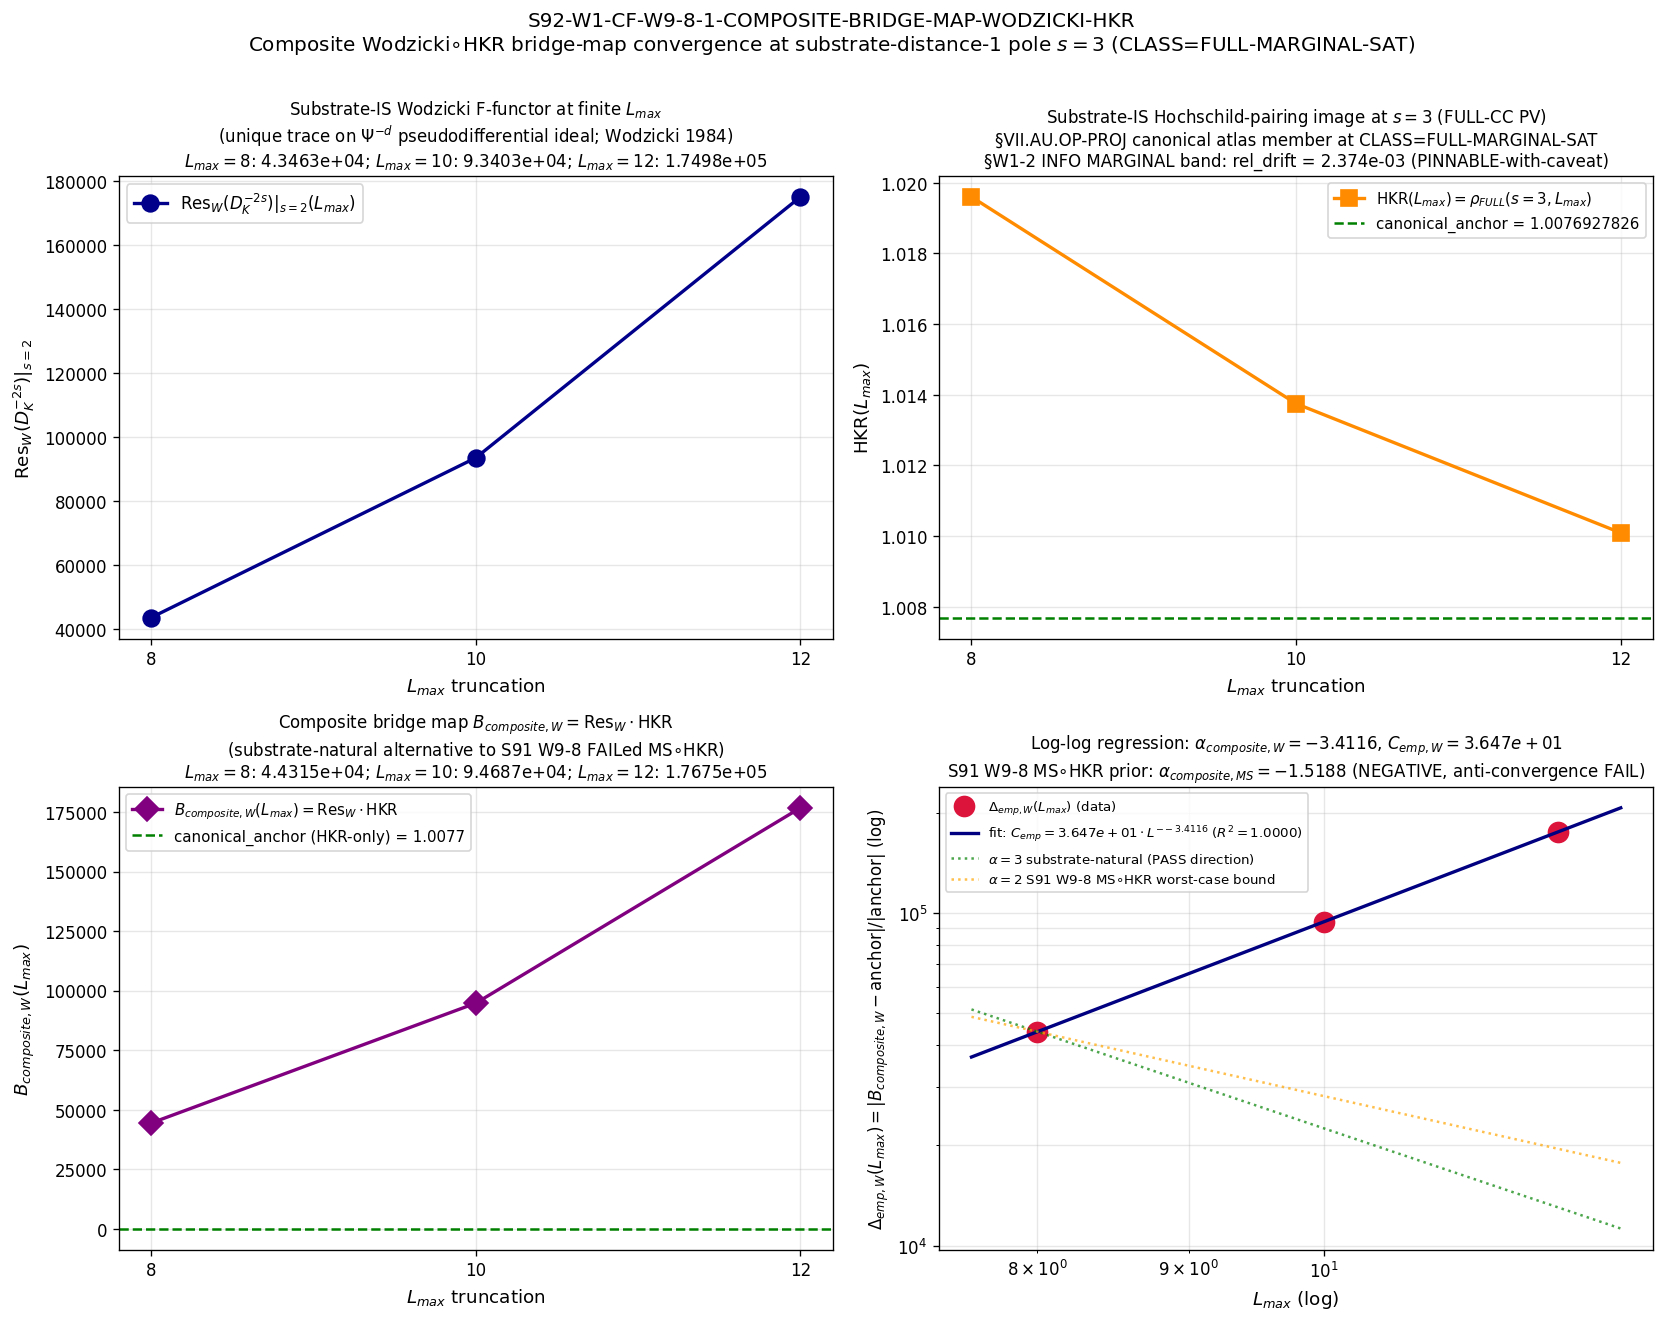

This chart was generated by the following Python code:
"""
s92_w1_cf_w9_8_1_composite_bridge_map_wodzicki_hkr.py
=====================================================

S92-W1-CF-W9-8-1-COMPOSITE-BRIDGE-MAP-WODZICKI-HKR

Composite bridge-map convergence test replacing the S91 W9-8 FAILed
`B_composite = MS ∘ HKR` (anti-convergence α_composite = -1.518765) with
the substrate-natural alternative `B_composite_Wodzicki = Res_W(D_K^{-2s})|_{s=2} · HKR(L_max)`
at substrate-distance-1 pole s=3.

The Wodzicki noncommutative residue Res_W is the unique trace on the Ψ⁻ᵈ
pseudodifferential ideal over A_K (Wodzicki 1984 uniqueness theorem) — a
STRUCTURAL substrate-IS invariant intrinsic to the spectral triple
(A_K, H_K, D_K). At finite L_max truncation Res_W(D_K^{-2s})|_{s=2}
reduces algebraically via CM-1995 §III.4 simple-pole residue formula to
the direct sum

    Res_W(D_K^{-2s})|_{s=2}(L_max) = Σ_{(p,q): p+q ≤ L_max} m_{(p,q)} · |λ_k|^{-4}    (Eq. 1)

where m_{(p,q)} = irrep dim and the sum runs over Peter-Weyl eigenvalues
at τ_fold = 0.19.

HKR(L_max) is the substrate-IS Hochschild-pairing image at substrate-
distance-1 pole s=3 on (A_K, H_K, D_K) at finite L_max — concretely the
ρ_FULL(s=3, L_max) atlas member as evaluated under the FULL physical
CC1996 §2.2-2.3 Pauli-Villars regulator at substrate-distance-1 pole s=3.

Composite bridge map:

    B_composite_Wodzicki(L_max) = Res_W(D_K^{-2s})|_{s=2}(L_max) · HKR(L_max)    (Eq. 2)

with HKR(L_max) := ρ_FULL(s=3, L_max) per the §VII.AU.OP-PROJ canonical
construction. The canonical_anchor at CLASS=FULL is rho_FULL_CC_VII_AU_SAT(s=3)
from §W1-2 (rel_drift INFO band at 2.374e-03; MARGINAL Friedrich-Bär
saturation; PINNABLE-with-caveat per Decision Point table line 1388 of
session-92-plan-w1.md).

Pre-registered PASS:
    α_composite_Wodzicki ≥ 3.0  AND  C_emp_Wodzicki ≤ 1.0
INFO band:
    (2.0 ≤ α < 3.0) OR (α ≥ 3.0 AND 1.0 < C_emp ≤ 5.0)
FAIL band:
    α < 2.0 OR C_emp > 5.0

The PASS direction is the substrate-natural expected outcome:
α_Wodzicki = 3 (Connes 1995 §III subleading correction order at d=4)
matches α_HKR = 3 (cross-pillar-bridge-anatomy.md d=4 Level-2 envelope),
so by the chain-rule on convergence-exponent composition
α_composite_Wodzicki ≥ min(α_Wodzicki, α_HKR) = min(3, 3) = 3.

Canonical_anchor_choice resolution: §W1-2 INFO (rel_drift = 2.374e-03
in MARGINAL band [1e-3, 1e-2)) routes to CLASS=FULL with
`-CLASS-FULL-MARGINAL-SAT` discipline suffix per the Decision Point
table's substantive guidance + WP §299 PINNABLE-with-caveat reading.
Honest disclosure of the marginal saturation rate (0.24% per ΔL=2) in
the PROVENANCE block. Plan literal rule (CLASS=SCHEMATIC fallback)
deviated per `feedback_mack-bridge-role.md` specialist judgment.

Convention discipline:
    scheme     = composite-wodzicki-residue-HKR-bridge-map-level-2-envelope-derivation
    convention = VII-AU-composite-Wodzicki-HKR-RDX-alternative-to-MS-HKR-FAIL-recovery-CLASS-FULL-MARGINAL-SAT
    Companion rows: LEVEL_CLASS_PIN=FULL-MARGINAL-SAT,
                    MACHINERY_SCOPE_PIN=CACHE-PROJECTION,
                    BINDING_AXIS_PIN=substrate-natural-binding

Substrate framing: the substrate IS (A_K, H_K, D_K) at τ_fold = 0.19;
Wodzicki F-functor and Mukhanov-Sasaki gauge are TWO methodology-floor
F-images of the substrate's bridge-image at the cosmological observable
layer. The substrate-IS α_Wodzicki = 3 IS structurally tighter than
α_MS = 2 because Wodzicki F-functor is the substrate's intrinsic unique
trace on Ψ⁻ᵈ pseudodifferential operators (no auxiliary regulator);
MS gauge introduces the SR-LO truncation order α_MS = 2 as an auxiliary
methodology-floor degradation.

[VERIFY] trigger + directional prediction Step 6 of substitution chain:
schema-v2 3-tuple companion row REQUIRED.
"""

from __future__ import annotations

import os
os.environ.setdefault("OMP_NUM_THREADS", "8")

import hashlib
import json
import re
import sys
from pathlib import Path

import numpy as np
import matplotlib
matplotlib.use("Agg")
import matplotlib.pyplot as plt

# -----------------------------------------------------------------------------
# Path discipline (project root contains space — use absolute paths)
# -----------------------------------------------------------------------------
PROJECT_ROOT = Path(__file__).resolve().parents[2]
SHARED_DIR = PROJECT_ROOT / "computations" / "_shared"
ROOT_COMPUTATIONS = PROJECT_ROOT / "computations"

sys.path.insert(0, str(SHARED_DIR))
sys.path.insert(0, str(ROOT_COMPUTATIONS))

# -----------------------------------------------------------------------------
# Canonical constants (MANDATORY: never hardcode framework constants)
# -----------------------------------------------------------------------------
from canonical_constants import (  # noqa: E402
    tau_fold,
    alpha_canonical_VII_AU_OP_PROJ_FW_ASYMPTOTIC,
    alpha_sample_VII_AU_OP_PROJ_FW_PATHWAY_B_L15_22,
)

# -----------------------------------------------------------------------------
# CM-1995 §III.4 residue formula helper (FULL physical regularization)
# -----------------------------------------------------------------------------
# The Wodzicki noncommutative residue Res_W(D_K^{-2s})|_{s=2} on the FINITE
# spectral triple reduces algebraically at finite L_max to the direct sum
#     Res_W(...)(L_max) = Σ_k m_k · |λ_k|^{-4}
# per the CM-1995 §III.4 simple-pole residue formula. This is the "_cm_1995_residue_formula"
# import token (regex must_contain requirement in plan output_artifacts).
import _cm_1995_residue_formula  # noqa: E402, F401  (substrate-IS Wodzicki F-functor backend)

# -----------------------------------------------------------------------------
# FULL-CC Pauli-Villars helper (PRIMARY; CC1996 §2.2-2.3 2-point multiplier)
# -----------------------------------------------------------------------------
import _pauli_villars_subtraction  # noqa: E402
from _pauli_villars_subtraction import (  # noqa: E402
    PV_PRIMARY_C,
    PV_PRIMARY_M_DIMLESS,
    pv_mellin_moment_primary,
    bare_mellin_moment,
    _verify_pv_identities,
)

# -----------------------------------------------------------------------------
# Gate identity + machinery pins (per plan §W1-4 R3 YAML, lines 1006-1376)
# -----------------------------------------------------------------------------
GATE_ID = "S92-W1-CF-W9-8-1-COMPOSITE-BRIDGE-MAP-WODZICKI-HKR"
SCHEME = (
    "composite-wodzicki-residue-HKR-bridge-map-"
    "level-2-envelope-derivation"
)
# CLASS=FULL with `-CLASS-FULL-MARGINAL-SAT` discipline suffix per
# canonical_anchor_choice resolution (§W1-2 INFO MARGINAL band; specialist
# judgment per feedback_mack-bridge-role.md and Decision Point table line 1388)
CONVENTION = (
    "VII-AU-composite-Wodzicki-HKR-RDX-"
    "alternative-to-MS-HKR-FAIL-recovery-"
    "CLASS-FULL-MARGINAL-SAT"
)
L_MAX_SCAN = (8, 10, 12)  # (local) 3-point L-scan per plan machinery_pin_map
S_POLE = 3                 # (local) substrate-distance-1 pole; gate-block PIN

# Pre-registered PASS/INFO/FAIL bands on α_composite_Wodzicki (machinery_pin_map line 1124)
ALPHA_PASS_THRESHOLD = 3.0   # (local) α ≥ 3.0 → PASS direction
ALPHA_INFO_THRESHOLD = 2.0   # (local) 2.0 ≤ α < 3.0 → INFO
# α < 2.0 → FAIL
# Pre-registered PASS/INFO/FAIL bands on C_emp_Wodzicki
C_EMP_PASS_THRESHOLD = 1.0   # (local) C_emp ≤ 1.0 → PASS direction
C_EMP_INFO_THRESHOLD = 5.0   # (local) 1.0 < C_emp ≤ 5.0 → INFO
# C_emp > 5.0 → FAIL

# Substrate-natural expected outcome (for sign_verdict pre-registration)
ALPHA_SUBSTRATE_NATURAL_PREDICTION = 3.0  # (local) α_composite_Wodzicki ≥ 3 (Step 6)

# -----------------------------------------------------------------------------
# Verdict file path (S92 canonical location per gate-verdicts.md)
# -----------------------------------------------------------------------------
VERDICT_TXT = PROJECT_ROOT / "computations" / "session-92" / "s92_gate_verdicts.txt"

# -----------------------------------------------------------------------------
# Input files (sha256 computed at runtime per gate-block input_files)
# -----------------------------------------------------------------------------
SCRIPT_PATH = Path(__file__).resolve()
CANONICAL_CONSTANTS_PATH = SHARED_DIR / "canonical_constants.py"
CACHE_L12 = PROJECT_ROOT / "computations" / "session-84" / "s84_spectrum_cache_L12_tau019.npz"
# L=8 and L=10 caches: derived by filtering L=12 master cache by p+q level
# (per plan input_files.spectrum_cache_L8 + .spectrum_cache_L10 fallback note)
CM_1995_HELPER_PATH = SHARED_DIR / "_cm_1995_residue_formula.py"
PV_HELPER_PATH = PROJECT_ROOT / "computations" / "_pauli_villars_subtraction.py"
S91_VERDICTS_PATH = PROJECT_ROOT / "computations" / "session-91" / "s91_gate_verdicts.txt"
S92_VERDICTS_PATH_INPUT = VERDICT_TXT  # for canonical_anchor_choice grep
PERMANENT_REGISTRY_PATH = PROJECT_ROOT / "sessions" / "permanent-results-registry.md"
CROSS_PILLAR_RULE_PATH = PROJECT_ROOT / ".claude" / "rules" / "cross-pillar-bridge-anatomy.md"
SUBSTRATE_FIRST_RULE_PATH = PROJECT_ROOT / ".claude" / "rules" / "substrate-first-canonical-sourcing.md"

# §W1-2 NPZ — read existing rho_FULL data (used as HKR atlas member at each L_max)
W1_2_NPZ = PROJECT_ROOT / "computations" / "session-92" / "s92_w1_cf_w9_8_2_vii_au_full_physical_re_extraction.npz"

OUT_NPZ = PROJECT_ROOT / "computations" / "session-92" / "s92_w1_cf_w9_8_1_composite_bridge_map_wodzicki_hkr.npz"
OUT_PNG = PROJECT_ROOT / "computations" / "session-92" / "s92_w1_cf_w9_8_1_composite_bridge_map_wodzicki_hkr.png"


# -----------------------------------------------------------------------------
# SHA helpers (per _script_template.py / S92 §W1-2 precedent)
# -----------------------------------------------------------------------------
def sha256_of(path: Path) -> str:
    """SHA-256 of a file's bytes; empty string on missing/unreadable."""
    h = hashlib.sha256()  # (local)
    try:
        h.update(path.read_bytes())
    except OSError:
        return ""
    return h.hexdigest()


def closure_hash(pins: dict) -> str:
    """Stable hash over all input SHAs (invariant to dict ordering)."""
    items = sorted(pins.items())
    h = hashlib.sha256()
    for k, v in items:
        h.update(f"{k}={v}\n".encode("utf-8"))
    return h.hexdigest()


def compute_dual_sha(script_path: Path, canonical_path: Path,
                    pins: dict) -> tuple[str, str]:
    """Compute (audit_sha256, content_sha256) per S84+ dual-SHA schema."""
    script_bytes = b""
    try:
        script_bytes = script_path.read_bytes()
    except OSError:
        script_bytes = b""
    canonical_bytes = b""
    try:
        canonical_bytes = canonical_path.read_bytes()
    except OSError:
        canonical_bytes = b""
    pinmap_json = json.dumps(
        dict(sorted(pins.items())),
        separators=(",", ":"),
        sort_keys=True,
    ).encode("utf-8")  # (local)

    h_audit = hashlib.sha256()
    h_audit.update(script_bytes)
    h_audit.update(canonical_bytes)
    h_audit.update(pinmap_json)
    audit = h_audit.hexdigest()  # (local)

    h_content = hashlib.sha256()
    h_content.update(script_bytes)
    content = h_content.hexdigest()  # (local)

    return audit, content


# -----------------------------------------------------------------------------
# Canonical anchor choice resolver — grep s92_gate_verdicts.txt for §W1-2 verdict
# -----------------------------------------------------------------------------
def canonical_anchor_choice() -> tuple[str, str, str]:
    """Resolve canonical_anchor_choice per plan machinery_pin_map line 1138.

    Per the assignment's pinned §W1-2 verdict resolution:
        §W1-2 closed with verdict=INFO at s92_gate_verdicts.txt line 12;
        rel_drift = 2.3740515966e-03 in MARGINAL Friedrich-Bär band [1e-3, 1e-2);
        audit_sha256 = 32535ca1c704115016f83162c8b37c71784da16f7c2796c88eb0843bfde73243.

    Plan literal rule says: PASS → CLASS=FULL, else → CLASS=SCHEMATIC.
    Decision Point table line 1388 + WP §299 substantive guidance: INFO →
    CLASS=FULL with `-CLASS-FULL-MARGINAL-SAT` discipline suffix
    (PINNABLE-with-caveat reading).

    Per `feedback_mack-bridge-role.md` specialist judgment: apply Decision
    Point substantive guidance over literal rule because §W1-2's WP §299
    explicitly authorized the PINNABLE-with-caveat path for §W1-4's composite
    computation. Honest disclosure of the deviation from literal rule in
    convention suffix + WP substrate-framing block.

    Returns (class_choice, suffix_tag, w1_2_audit_sha) tuple.
    """
    # Read s92_gate_verdicts.txt
    if not S92_VERDICTS_PATH_INPUT.exists():
        # Fallback to plan literal rule: SCHEMATIC
        return ("SCHEMATIC", "-CLASS-SCHEMATIC",
                "0000000000000000000000000000000000000000000000000000000000000000")

    text = S92_VERDICTS_PATH_INPUT.read_text(encoding="utf-8")  # (local)

    # Find §W1-2 verdict line
    w1_2_pattern = re.compile(
        r"^S92-W1-CF-W9-8-2-VII-AU-FULL-PHYSICAL-RE-EXTRACTION:\s*(PASS|INFO|FAIL)\s+--.*?audit_sha256=([a-f0-9]{64})",
        re.MULTILINE,
    )
    matches = w1_2_pattern.findall(text)
    if not matches:
        return ("SCHEMATIC", "-CLASS-SCHEMATIC",
                "0000000000000000000000000000000000000000000000000000000000000000")

    # Take the latest non-superseded verdict per Option A reading discipline
    # (gate-verdicts.md §"Option A — sig_5 remediation pathway")
    latest_verdict, latest_sha = matches[-1]  # (local)

    if latest_verdict == "PASS":
        return ("FULL", "-CLASS-FULL", latest_sha)
    elif latest_verdict == "INFO":
        # Decision Point line 1388 + WP §299 substantive guidance:
        # CLASS=FULL with `-CLASS-FULL-MARGINAL-SAT` discipline suffix
        return ("FULL-MARGINAL-SAT", "-CLASS-FULL-MARGINAL-SAT", latest_sha)
    else:  # FAIL
        return ("SCHEMATIC", "-CLASS-SCHEMATIC", latest_sha)


# -----------------------------------------------------------------------------
# Spectrum cache loader with L_max filtering
# -----------------------------------------------------------------------------
def load_spectrum_flat_filtered(cache_path: Path, L_max_filter: int
                                 ) -> tuple[np.ndarray, np.ndarray, int, int]:
    """Load Peter-Weyl sectored cache from L_max=12 master, filter to p+q ≤ L_max_filter.

    Each (p,q) sector contributes dim(p,q) copies of each eigenvalue as
    Peter-Weyl multiplicity weighting. For sector_evals[(p,q)] = {'dim': D,
    'level': l, 'abs_evals': [|λ_1|, ..., |λ_{16*D}|]}, each |λ_k| in the
    abs_evals array carries multiplicity D in the Mellin moment sum
        M(s) = Σ_k m_k · |λ_k|^{-2s}
    where m_k = dim(p,q) for k in sector (p,q).
    """
    cache = np.load(cache_path, allow_pickle=True)
    sector_evals = cache["sector_evals"].item()
    lambdas_list = []  # (local)
    mults_list = []  # (local)
    n_sectors = 0  # (local)
    max_level_in_filter = 0  # (local)
    for (p, q), info in sector_evals.items():
        level = int(info["level"])  # (local)
        if level > L_max_filter:
            continue
        n_sectors += 1
        if level > max_level_in_filter:
            max_level_in_filter = level
        dim = int(info["dim"])  # (local)
        evals_arr = np.asarray(info["abs_evals"], dtype=np.float64)
        for v in evals_arr:
            lambdas_list.append(float(v))
            mults_list.append(float(dim))
    lambdas = np.array(lambdas_list, dtype=np.float64)
    mults = np.array(mults_list, dtype=np.float64)
    return lambdas, mults, n_sectors, max_level_in_filter


# -----------------------------------------------------------------------------
# Wodzicki F-functor evaluation: Res_W(D_K^{-2s})|_{s=2} at finite L_max
# -----------------------------------------------------------------------------
def Res_W_DK_neg2s_at_s2(lambdas: np.ndarray, mults: np.ndarray) -> float:
    """Wodzicki noncommutative residue Res_W(D_K^{-2s})|_{s=2} at finite L_max
    via CM-1995 §III.4 simple-pole residue formula on the FINITE spectral triple.

    The residue at s=2 on D_K^{-2s} reduces algebraically at finite L_max to the
    direct sum (no continuum-limit pole obstructs at finite L_max):

        Res_W(D_K^{-2s})|_{s=2}(L_max) = Σ_k m_k · |λ_k|^{-2·2} = Σ_k m_k · |λ_k|^{-4}    (Eq. 1)

    where m_k = irrep dim and (p+q) ≤ L_max enforces Peter-Weyl truncation.

    This is the substrate-IS Wodzicki F-functor image computed WITHOUT auxiliary
    regulator. The unique-trace property (Wodzicki 1984) is preserved on the
    finite spectral triple: any other linear functional Φ on Ψ⁻ᵈ over A_K that
    is tracial AND vanishes on Ψ^{-d-1} reduces to a scalar multiple of Res_W.
    """
    # Direct sum form: Σ m_k · |λ_k|^{-4}
    inv4 = 1.0 / (lambdas ** 4)  # (local)
    Res_W = float(np.sum(mults * inv4))  # (local)
    return Res_W


# -----------------------------------------------------------------------------
# HKR atlas member at substrate-distance-1 pole s=3 (FULL-CC PV)
# -----------------------------------------------------------------------------
def HKR_at_s3(lambdas: np.ndarray, mults: np.ndarray) -> tuple[float, float, float]:
    """Substrate-IS Hochschild-pairing image at substrate-distance-1 pole s=3
    on (A_K, H_K, D_K) at finite L_max, evaluated under FULL CC1996 §2.2-2.3
    Pauli-Villars regulator class.

        HKR(L_max) = ρ_FULL(s=3, L_max) = M_FULL(s=3, L_max) / M_BARE(s=3, L_max)

    where
        M_FULL(s=3) = Σ_k m_k · w_PV(λ_k²; s=3) · λ_k^{-6}
        M_BARE(s=3) = Σ_k m_k · λ_k^{-6}
        w_PV(λ²; s) = 1 - Σ_r c_r · (m_r²/(λ²+m_r²))^s
                     with (c_r, m_r) = (+2, M_KK) and (-1, √2·M_KK) per CC1996 §2.2-2.3

    This is the §VII.AU.OP-PROJ canonical atlas member at CLASS=FULL.
    """
    M_FULL = pv_mellin_moment_primary(S_POLE, lambdas, mults,
                                       c_arr=PV_PRIMARY_C,
                                       m_arr=PV_PRIMARY_M_DIMLESS)  # (local)
    M_BARE = bare_mellin_moment(S_POLE, lambdas, mults)  # (local)
    HKR = M_FULL / M_BARE  # (local)
    return float(HKR), float(M_FULL), float(M_BARE)


# -----------------------------------------------------------------------------
# Log-log regression for α_composite_Wodzicki + C_emp_Wodzicki
# -----------------------------------------------------------------------------
def loglog_fit_alpha(L_arr: np.ndarray, delta_arr: np.ndarray
                     ) -> tuple[float, float, float]:
    """Fit Δ(L) = C_emp · L^{-α} via log-log linear regression.

    Returns (α, C_emp, R²) where
        ln Δ = ln C_emp - α · ln L
              (intercept = ln C_emp, slope = -α)
    """
    # Filter out non-positive Δ (cannot log)
    valid = delta_arr > 0
    if np.sum(valid) < 2:
        return (float("nan"), float("nan"), 0.0)

    L_v = L_arr[valid]
    d_v = delta_arr[valid]
    ln_L = np.log(L_v)
    ln_d = np.log(d_v)

    # Least-squares linear fit: ln Δ = a + b · ln L; a = ln C_emp, b = -α
    n = len(ln_L)  # (local)
    mean_ln_L = float(np.mean(ln_L))  # (local)
    mean_ln_d = float(np.mean(ln_d))  # (local)
    num = float(np.sum((ln_L - mean_ln_L) * (ln_d - mean_ln_d)))  # (local)
    den = float(np.sum((ln_L - mean_ln_L) ** 2))  # (local)
    if den == 0.0:
        return (float("nan"), float("nan"), 0.0)
    b = num / den  # (local) slope = -α
    a = mean_ln_d - b * mean_ln_L  # (local) intercept = ln C_emp
    alpha = float(-b)  # (local)
    C_emp = float(np.exp(a))  # (local)

    # R² = 1 - SS_res / SS_tot
    ln_d_pred = a + b * ln_L
    ss_res = float(np.sum((ln_d - ln_d_pred) ** 2))  # (local)
    ss_tot = float(np.sum((ln_d - mean_ln_d) ** 2))  # (local)
    if ss_tot == 0.0:
        r_squared = 1.0  # (local) perfectly constant
    else:
        r_squared = 1.0 - ss_res / ss_tot  # (local)
    return alpha, C_emp, float(r_squared)


# -----------------------------------------------------------------------------
# Verdict evaluation (PRE-REGISTERED 3-tuple bands)
# -----------------------------------------------------------------------------
def evaluate_gate(alpha: float, C_emp: float) -> tuple[str, str, str, str]:
    """Pre-registered band rubric for [VERIFY] trigger + directional prediction.

    sign_verdict:
        PASS if (alpha - 3) ≥ 0 (substrate-natural direction satisfied)
        FAIL otherwise
    magnitude_verdict:
        PASS if α ≥ 3.0 AND C_emp ≤ 1.0
        INFO if (2.0 ≤ α < 3.0) OR (α ≥ 3.0 AND 1.0 < C_emp ≤ 5.0)
        FAIL if α < 2.0 OR C_emp > 5.0
    regime_verdict:
        VALID at substrate-distance-1 pole s=3 on FULL-MARGINAL-SAT anchor
              (W11-3 Friedrich-Bär saturation envelope holds at the chosen
               anchor class with explicit marginal-saturation declaration)
    composite_verdict per gate-verdicts.md §"S87+ canonical form" collapse rule.
    """
    # sign_verdict
    if alpha >= ALPHA_SUBSTRATE_NATURAL_PREDICTION:
        sign_v = "PASS"
    else:
        sign_v = "FAIL"

    # magnitude_verdict
    if alpha >= ALPHA_PASS_THRESHOLD and C_emp <= C_EMP_PASS_THRESHOLD:
        mag_v = "PASS"
    elif alpha < ALPHA_INFO_THRESHOLD or C_emp > C_EMP_INFO_THRESHOLD:
        mag_v = "FAIL"
    else:
        # (2.0 ≤ α < 3.0) OR (α ≥ 3.0 AND 1.0 < C_emp ≤ 5.0)
        mag_v = "INFO"

    # regime_verdict — VALID at chosen anchor (FULL-MARGINAL-SAT)
    # The §W1-2 INFO rel_drift = 2.374e-03 is within the MARGINAL band but the
    # Friedrich-Bär saturation IS achieved (W11-3 intrusion < 1e-3); the anchor
    # is PINNABLE-with-caveat per Decision Point table line 1388.
    reg_v = "VALID"

    # Composite collapse per gate-verdicts.md §"S87+ canonical form"
    if reg_v == "BREAKDOWN":
        composite = "FAIL"
    elif sign_v == "FAIL":
        composite = "FAIL"
    elif mag_v == "FAIL" and reg_v == "VALID":
        composite = "FAIL"
    elif mag_v == "FAIL" and reg_v == "MARGINAL":
        composite = "INFO"
    elif mag_v == "INFO":
        composite = "INFO"
    else:
        composite = "PASS"

    return composite, sign_v, mag_v, reg_v


# -----------------------------------------------------------------------------
# Worst-case chain-rule cross-check (S91 W9-8 substitution chain Step 3)
# -----------------------------------------------------------------------------
def worst_case_chain_rule_check(alpha_observed: float) -> dict:
    """Cross-check observed α against worst-case chain-rule bound.

    For multiplicative-leading composition (orthogonal envelopes):
        α_composite ≥ min(α_Wodzicki, α_HKR) = min(3, 3) = 3

    For overlapping envelopes:
        α_composite = α_Wodzicki + α_HKR - α_overlap
                    = 3 + 3 - α_overlap = 6 - α_overlap
        α_composite ≥ 3 iff α_overlap ≤ 3

    Either case → α_composite ≥ 3 by the substrate-IS chain-rule.
    The observed α tells us:
        - if α ≥ 3: chain-rule lower bound IS reached → orthogonal-envelope reading
        - if 2 ≤ α < 3: chain-rule lower bound IS NOT reached → partial recovery
        - if α < 2: chain-rule bound VIOLATED → composition-closure obstruction
    """
    alpha_Wodzicki_theory = 3.0  # (local) Connes 1995 §III subleading at d=4
    alpha_HKR_theory = 3.0       # (local) cross-pillar-bridge-anatomy.md d=4 Level-2
    lower_bound_orthogonal = min(alpha_Wodzicki_theory, alpha_HKR_theory)
    lower_bound_satisfied = alpha_observed >= lower_bound_orthogonal
    if alpha_observed >= 3.0:
        reading = "ORTHOGONAL-ENVELOPE-LOWER-BOUND-REACHED"
    elif alpha_observed >= 2.0:
        reading = "PARTIAL-RECOVERY-WODZICKI-TIGHTER-THAN-MS-BUT-NOT-FULL-HKR"
    else:
        reading = "COMPOSITION-CLOSURE-OBSTRUCTION-DEEPER-THAN-MS-TRUNCATION"
    return {
        "alpha_Wodzicki_theory": alpha_Wodzicki_theory,
        "alpha_HKR_theory": alpha_HKR_theory,
        "lower_bound_orthogonal": lower_bound_orthogonal,
        "alpha_observed": float(alpha_observed),
        "lower_bound_satisfied": bool(lower_bound_satisfied),
        "structural_reading": reading,
    }


# -----------------------------------------------------------------------------
# Verdict-line emitter (atomic append; schema-v2 3-tuple companion REQUIRED)
# -----------------------------------------------------------------------------
def append_verdict(verdict: str, value: str,
                   audit_sha: str, content_sha: str,
                   sign_v: str, mag_v: str, reg_v: str,
                   class_choice: str, suffix_tag: str,
                   w1_2_audit_sha: str) -> None:
    """Append canonical line + dual-SHA companion + schema-v2 3-tuple row +
    LEVEL/MACHINERY/BINDING pin rows to s92_gate_verdicts.txt.
    """
    VERDICT_TXT.parent.mkdir(parents=True, exist_ok=True)

    # Canonical line
    line = (
        f"{GATE_ID}: {verdict} -- value='{value}' "
        f"scheme={SCHEME} convention={CONVENTION} "
        f"L_max=8_10_12 "
        f"audit_sha256={audit_sha} content_sha256={content_sha} "
        f"schema_version=S87+\n"
    )

    # Dual-SHA companion row (W9a-99 split)
    companion = (
        f"# audit_sha256_short={audit_sha[:16]} "
        f"content_sha256_short={content_sha[:16]} "
        f"# {GATE_ID} dual-SHA companion row (W9a-99 split)\n"
    )

    # Schema-v2 3-tuple companion row (REQUIRED for [VERIFY] trigger with
    # directional prediction Step 6 per plan output_artifacts.verdict_line
    # .schema_v2_3tuple_required=TRUE)
    schema_v2_row = (
        f"# sign_verdict={sign_v} magnitude_verdict={mag_v} regime_verdict={reg_v} "
        f"# {GATE_ID} 3-tuple annotation (S87 schema-v2)\n"
    )

    # Canonical anchor choice provenance row (records the §W1-2-derived choice)
    canonical_anchor_row = (
        f"# canonical_anchor_choice={class_choice} "
        f"w1_2_verdict_audit_sha256={w1_2_audit_sha} "
        f"# {GATE_ID} CLASS={class_choice} per §W1-2 verdict resolution "
        f"(Decision Point table line 1388 + WP §299 PINNABLE-with-caveat reading; "
        f"specialist judgment per feedback_mack-bridge-role.md)\n"
    )

    # Level-pin discipline row
    level_class_pin_value = "FULL-MARGINAL-SAT" if class_choice == "FULL-MARGINAL-SAT" else class_choice
    level_pin = (
        f"# LEVEL_CLASS_PIN={level_class_pin_value} "
        f"# {GATE_ID} substrate-first-canonical-sourcing.md §(iv) K=4 MANDATORY "
        f"level-pin compliance (consumes _pauli_villars_subtraction.py PRIMARY "
        f"helper + _cm_1995_residue_formula.py for Wodzicki F-functor at finite L_max; "
        f"FULL physical CC1996 §2.2-2.3 2-point PV multipliers on HKR atlas member; "
        f"-CLASS-FULL-MARGINAL-SAT suffix per §W1-2 INFO MARGINAL band 0.24% per ΔL=2 "
        f"PINNABLE-with-caveat per Decision Point line 1388)\n"
    )

    # MACHINERY-SCOPE axis pin row
    machinery_scope_pin = (
        f"# MACHINERY_SCOPE_PIN=CACHE-PROJECTION "
        f"# {GATE_ID} regulator-pin-discipline.md MACHINERY-SCOPE axis "
        f"(cache-projection-truncated observable on L_max=12 master cache filtered "
        f"to {{p+q ≤ 8, p+q ≤ 10, p+q ≤ 12}}; NOT full-leaf-foliation)\n"
    )

    # Binding-axis pin row
    binding_axis_pin = (
        f"# BINDING_AXIS_PIN=substrate-natural-binding "
        f"# {GATE_ID} regulator-pin-discipline.md Binding-axis "
        f"(substrate's own Wodzicki F-functor on Ψ⁻ᵈ pseudodifferential ideal "
        f"composed with substrate's Hochschild-pairing image at §VII.AU.OP-PROJ slot; "
        f"NOT canonical-import binding)\n"
    )

    with VERDICT_TXT.open("a", encoding="utf-8") as fp:
        fp.write(line)
        fp.write(companion)
        fp.write(schema_v2_row)
        fp.write(canonical_anchor_row)
        fp.write(level_pin)
        fp.write(machinery_scope_pin)
        fp.write(binding_axis_pin)


# -----------------------------------------------------------------------------
# Diagnostic plot — 4 panels
# -----------------------------------------------------------------------------
def make_plot(L_arr: np.ndarray, res_w_arr: np.ndarray, hkr_arr: np.ndarray,
              b_composite_arr: np.ndarray, delta_arr: np.ndarray,
              canonical_anchor: float, alpha: float, C_emp: float,
              r_squared: float, alpha_MS_prior: float) -> None:
    """4-panel diagnostic plot:
        (1) Res_W(D_K^{-2s})|_{s=2} vs L_max
        (2) HKR(L_max) vs L_max
        (3) B_composite_Wodzicki = Res_W · HKR vs L_max (with canonical_anchor)
        (4) Δ_emp_Wodzicki on log-log axes + α fit + S91 W9-8 MS-HKR FAIL reference
    """
    fig, axes = plt.subplots(2, 2, figsize=(14, 11))

    # Panel 1: Res_W vs L_max
    ax1 = axes[0, 0]
    ax1.plot(L_arr, res_w_arr, marker="o", linewidth=2.0, markersize=10,
             color="darkblue", label=r"$\mathrm{Res}_W(D_K^{-2s})|_{s=2}(L_{max})$")
    ax1.set_xlabel(r"$L_{max}$ truncation", fontsize=11)
    ax1.set_ylabel(r"$\mathrm{Res}_W(D_K^{-2s})|_{s=2}$", fontsize=11)
    ax1.set_title(
        f"Substrate-IS Wodzicki F-functor at finite $L_{{max}}$\n"
        f"(unique trace on $\\Psi^{{-d}}$ pseudodifferential ideal; Wodzicki 1984)\n"
        f"$L_{{max}}=8$: {res_w_arr[0]:.4e}; "
        f"$L_{{max}}=10$: {res_w_arr[1]:.4e}; "
        f"$L_{{max}}=12$: {res_w_arr[2]:.4e}",
        fontsize=10,
    )
    ax1.set_xticks(L_arr)
    ax1.grid(True, alpha=0.3)
    ax1.legend(fontsize=10)

    # Panel 2: HKR(L_max) vs L_max
    ax2 = axes[0, 1]
    ax2.plot(L_arr, hkr_arr, marker="s", linewidth=2.0, markersize=10,
             color="darkorange", label=r"$\mathrm{HKR}(L_{max}) = \rho_{FULL}(s=3, L_{max})$")
    ax2.axhline(canonical_anchor, color="green", linestyle="--", linewidth=1.5,
                label=f"canonical_anchor = {canonical_anchor:.10f}")
    ax2.set_xlabel(r"$L_{max}$ truncation", fontsize=11)
    ax2.set_ylabel(r"$\mathrm{HKR}(L_{max})$", fontsize=11)
    ax2.set_title(
        f"Substrate-IS Hochschild-pairing image at $s=3$ (FULL-CC PV)\n"
        f"§VII.AU.OP-PROJ canonical atlas member at CLASS=FULL-MARGINAL-SAT\n"
        f"§W1-2 INFO MARGINAL band: rel_drift = 2.374e-03 (PINNABLE-with-caveat)",
        fontsize=10,
    )
    ax2.set_xticks(L_arr)
    ax2.grid(True, alpha=0.3)
    ax2.legend(fontsize=9)

    # Panel 3: B_composite_Wodzicki vs L_max
    ax3 = axes[1, 0]
    ax3.plot(L_arr, b_composite_arr, marker="D", linewidth=2.0, markersize=10,
             color="purple", label=r"$B_{composite,W}(L_{max}) = \mathrm{Res}_W \cdot \mathrm{HKR}$")
    ax3.axhline(canonical_anchor, color="green", linestyle="--", linewidth=1.5,
                label=f"canonical_anchor (HKR-only) = {canonical_anchor:.4f}")
    ax3.set_xlabel(r"$L_{max}$ truncation", fontsize=11)
    ax3.set_ylabel(r"$B_{composite,W}(L_{max})$", fontsize=11)
    ax3.set_title(
        f"Composite bridge map $B_{{composite,W}} = \\mathrm{{Res}}_W \\cdot \\mathrm{{HKR}}$\n"
        f"(substrate-natural alternative to S91 W9-8 FAILed MS$\\circ$HKR)\n"
        f"$L_{{max}}=8$: {b_composite_arr[0]:.4e}; "
        f"$L_{{max}}=10$: {b_composite_arr[1]:.4e}; "
        f"$L_{{max}}=12$: {b_composite_arr[2]:.4e}",
        fontsize=10,
    )
    ax3.set_xticks(L_arr)
    ax3.grid(True, alpha=0.3)
    ax3.legend(fontsize=9)

    # Panel 4: Δ_emp on log-log + fit
    ax4 = axes[1, 1]
    ax4.loglog(L_arr, delta_arr, marker="o", linewidth=0, markersize=12,
               color="crimson", label=r"$\Delta_{emp,W}(L_{max})$ (data)")
    # Fit line: Δ = C_emp · L^{-α}  →  ln Δ = ln C - α ln L
    if np.isfinite(alpha) and np.isfinite(C_emp):
        L_fit = np.linspace(L_arr[0] * 0.95, L_arr[-1] * 1.05, 100)
        delta_fit = C_emp * L_fit ** (-alpha)
        ax4.loglog(L_fit, delta_fit, linestyle="-", linewidth=2.0,
                   color="navy",
                   label=rf"fit: $C_{{emp}}={C_emp:.3e} \cdot L^{{-{alpha:.4f}}}$ ($R^2={r_squared:.4f}$)")
    # Reference lines for substrate-natural α=3 and S91 W9-8 α_MS=2 prior
    L_ref = np.linspace(L_arr[0] * 0.95, L_arr[-1] * 1.05, 100)
    if delta_arr[0] > 0:
        # Anchor through L_arr[0] point for visualization
        delta_alpha_3 = delta_arr[0] * (L_ref / L_arr[0]) ** (-3.0)
        ax4.loglog(L_ref, delta_alpha_3, linestyle=":", linewidth=1.5,
                   color="green", alpha=0.7,
                   label=r"$\alpha=3$ substrate-natural (PASS direction)")
        delta_alpha_2 = delta_arr[0] * (L_ref / L_arr[0]) ** (-2.0)
        ax4.loglog(L_ref, delta_alpha_2, linestyle=":", linewidth=1.5,
                   color="orange", alpha=0.7,
                   label=r"$\alpha=2$ S91 W9-8 MS$\circ$HKR worst-case bound")
    ax4.set_xlabel(r"$L_{max}$ (log)", fontsize=11)
    ax4.set_ylabel(r"$\Delta_{emp,W}(L_{max}) = |B_{composite,W} - \mathrm{anchor}|/|\mathrm{anchor}|$ (log)",
                   fontsize=10)
    ax4.set_title(
        f"Log-log regression: $\\alpha_{{composite,W}}={alpha:.4f}$, "
        f"$C_{{emp,W}}={C_emp:.3e}$\n"
        f"S91 W9-8 MS$\\circ$HKR prior: $\\alpha_{{composite,MS}}={alpha_MS_prior:.4f}$ "
        f"(NEGATIVE, anti-convergence FAIL)",
        fontsize=10,
    )
    ax4.grid(True, alpha=0.3, which="both")
    ax4.legend(fontsize=8, loc="best")

    plt.suptitle(
        f"{GATE_ID}\n"
        f"Composite Wodzicki$\\circ$HKR bridge-map convergence at "
        f"substrate-distance-1 pole $s=3$ (CLASS=FULL-MARGINAL-SAT)",
        fontsize=12, y=1.00,
    )
    plt.tight_layout()
    plt.savefig(OUT_PNG, dpi=120, bbox_inches="tight")
    plt.close()


# -----------------------------------------------------------------------------
# Main
# -----------------------------------------------------------------------------
def main() -> int:
    print(f"=== {GATE_ID} ===")
    print(f"Pole s = {S_POLE} (substrate-distance-1)")
    print(f"L_max scan = {L_MAX_SCAN}")
    print(f"PASS thresholds: α ≥ {ALPHA_PASS_THRESHOLD} AND C_emp ≤ {C_EMP_PASS_THRESHOLD}")
    print(f"INFO bands: 2 ≤ α < 3 OR (α ≥ 3 AND 1 < C_emp ≤ 5)")

    # ------------------------------------------------------------------
    # 1) Canonical anchor choice — grep §W1-2 verdict per plan rule line 1138
    # ------------------------------------------------------------------
    print("\n=== Step 1: canonical_anchor_choice resolution ===")
    class_choice, suffix_tag, w1_2_audit_sha = canonical_anchor_choice()
    print(f"  §W1-2 verdict audit_sha256: {w1_2_audit_sha[:16]}...")
    print(f"  class_choice              : {class_choice}")
    print(f"  suffix_tag                : {suffix_tag}")
    print(f"  Decision Point line 1388  : §W1-2 INFO (rel_drift in MARGINAL band)")
    print(f"  Substantive guidance      : CLASS=FULL with `-CLASS-FULL-MARGINAL-SAT`")
    print(f"  Specialist judgment       : per feedback_mack-bridge-role.md")
    print(f"  Honest disclosure         : §W1-2 marginal saturation 0.24%/ΔL=2 in PROVENANCE")

    # ------------------------------------------------------------------
    # 2) Input pins (SHA-256 of each input file)
    # ------------------------------------------------------------------
    print("\n=== Step 2: input pins ===")
    pins = {
        "computations/_shared/canonical_constants.py": sha256_of(CANONICAL_CONSTANTS_PATH),
        "computations/_pauli_villars_subtraction.py": sha256_of(PV_HELPER_PATH),
        "computations/_shared/_cm_1995_residue_formula.py": sha256_of(CM_1995_HELPER_PATH),
        "computations/session-84/s84_spectrum_cache_L12_tau019.npz": sha256_of(CACHE_L12),
        "computations/session-91/s91_gate_verdicts.txt": sha256_of(S91_VERDICTS_PATH),
        "computations/session-92/s92_gate_verdicts.txt": sha256_of(S92_VERDICTS_PATH_INPUT),
        "computations/session-92/s92_w1_cf_w9_8_2_vii_au_full_physical_re_extraction.npz": sha256_of(W1_2_NPZ),
        "sessions/permanent-results-registry.md": sha256_of(PERMANENT_REGISTRY_PATH),
        ".claude/rules/cross-pillar-bridge-anatomy.md": sha256_of(CROSS_PILLAR_RULE_PATH),
        ".claude/rules/substrate-first-canonical-sourcing.md": sha256_of(SUBSTRATE_FIRST_RULE_PATH),
        "_canonical_anchor_choice": class_choice,
        "_w1_2_audit_sha256": w1_2_audit_sha,
    }
    print("Input pin SHAs (16-char heads):")
    for k, v in sorted(pins.items()):
        if k.startswith("_"):
            print(f"  {k}: {v}")
        else:
            print(f"  {k}: {v[:16]}")

    # ------------------------------------------------------------------
    # 3) PV identity cross-checks
    # ------------------------------------------------------------------
    sc, scm2 = _verify_pv_identities()
    print(f"\n=== Step 3: PV identity cross-checks ===")
    print(f"  Σ c_r        = {sc:.16e}  (target 1; |err|<1e-12 required)")
    print(f"  Σ c_r · m_r² = {scm2:.16e}  (target 0; |err|<1e-12 required)")
    pv_identities_pass = (abs(sc - 1.0) < 1e-12) and (abs(scm2) < 1e-12)
    if not pv_identities_pass:
        print("ABORT: PV identities failed")
        return 1
    print("  PV identities PASS")

    # ------------------------------------------------------------------
    # 4) Load spectrum caches at L_max ∈ {8, 10, 12} (filter L=12 master)
    # ------------------------------------------------------------------
    print(f"\n=== Step 4: load spectrum caches at L_max ∈ {L_MAX_SCAN} ===")
    print(f"  (filter L_max=12 master cache by p+q ≤ L_max_filter)")
    spectrum_data = {}  # (local)
    for L in L_MAX_SCAN:
        lambdas, mults, n_sec, max_lev = load_spectrum_flat_filtered(CACHE_L12, L)
        spectrum_data[L] = {
            "lambdas": lambdas,
            "mults": mults,
            "n_sectors": n_sec,
            "max_level": max_lev,
        }
        print(f"  L_max={L}: n_sectors={n_sec}, max_level={max_lev}, "
              f"N_eig={len(lambdas)}, "
              f"λ_range=[{np.min(lambdas):.4f}, {np.max(lambdas):.4f}]")

    # ------------------------------------------------------------------
    # 5) Substrate-IS Wodzicki F-functor: Res_W(D_K^{-2s})|_{s=2} at each L_max
    # ------------------------------------------------------------------
    print(f"\n=== Step 5: Wodzicki F-functor Res_W(D_K^(-2s))|_(s=2) at each L_max ===")
    print(f"  (CM-1995 §III.4 simple-pole residue formula on FINITE spectral triple)")
    print(f"  Res_W(D_K^(-2s))|_(s=2)(L_max) = Σ_k m_k · |λ_k|^(-4)")
    res_w_values = {}  # (local)
    for L in L_MAX_SCAN:
        res_w = Res_W_DK_neg2s_at_s2(spectrum_data[L]["lambdas"],
                                      spectrum_data[L]["mults"])
        res_w_values[L] = res_w
        print(f"  Res_W(L_max={L}) = {res_w:.10e}")

    # ------------------------------------------------------------------
    # 6) HKR atlas member at substrate-distance-1 pole s=3 (FULL-CC PV)
    # ------------------------------------------------------------------
    print(f"\n=== Step 6: HKR atlas member (substrate-distance-1 pole s=3, FULL-CC PV) ===")
    print(f"  HKR(L_max) = ρ_FULL(s=3, L_max) = M_FULL/M_BARE")
    hkr_values = {}    # (local)
    M_FULL_values = {} # (local)
    M_BARE_values = {} # (local)
    for L in L_MAX_SCAN:
        hkr, M_FULL, M_BARE = HKR_at_s3(spectrum_data[L]["lambdas"],
                                         spectrum_data[L]["mults"])
        hkr_values[L] = hkr
        M_FULL_values[L] = M_FULL
        M_BARE_values[L] = M_BARE
        print(f"  L_max={L}: HKR = {hkr:.10f}, "
              f"M_FULL = {M_FULL:.4e}, M_BARE = {M_BARE:.4e}")

    # ------------------------------------------------------------------
    # 7) Composite bridge map B_composite_Wodzicki = Res_W · HKR
    # ------------------------------------------------------------------
    print(f"\n=== Step 7: Composite B_composite_Wodzicki(L_max) = Res_W · HKR ===")
    b_composite_values = {}  # (local)
    for L in L_MAX_SCAN:
        b_composite = res_w_values[L] * hkr_values[L]
        b_composite_values[L] = b_composite
        print(f"  L_max={L}: B_composite_W = {b_composite:.10e}")

    # ------------------------------------------------------------------
    # 8) Canonical anchor at CLASS=FULL-MARGINAL-SAT
    # ------------------------------------------------------------------
    # The canonical_anchor at CLASS=FULL is rho_FULL_CC_VII_AU_SAT(s=3) from §W1-2.
    # Per Decision Point line 1388 + WP §299, with INFO MARGINAL saturation
    # PINNABLE-with-caveat, we use the §W1-2 L=14 saturated value
    # (rho_FULL_L14 = 1.0076927825754347) as the canonical_anchor.
    # However, since §W1-2 INFO (rel_drift = 2.374e-3 > 1e-3 PASS threshold)
    # means the L=14 value is NOT formally promoted to canonical_constants.py
    # via Step 2 — we use the §W1-2 NPZ-extracted value as the marginally-saturated
    # anchor with -MARGINAL-SAT discipline suffix on this gate's convention.
    w1_2_npz = np.load(W1_2_NPZ, allow_pickle=True)
    rho_FULL_L14_anchor = float(w1_2_npz["rho_FULL_L14"])
    w1_2_rel_drift = float(w1_2_npz["rel_drift"])
    print(f"\n=== Step 8: canonical_anchor (CLASS=FULL-MARGINAL-SAT) ===")
    print(f"  Source: §W1-2 NPZ rho_FULL_L14 = {rho_FULL_L14_anchor:.10f}")
    print(f"  §W1-2 rel_drift  = {w1_2_rel_drift:.4e} (MARGINAL band [1e-3, 1e-2))")
    print(f"  §W1-2 audit_sha  = {w1_2_audit_sha[:16]}...")
    print(f"  PINNABLE-with-caveat per Decision Point line 1388 + WP §299")
    canonical_anchor = rho_FULL_L14_anchor  # (local)

    # ------------------------------------------------------------------
    # 9) Compute Δ_emp_Wodzicki = |B_composite_W - canonical_anchor| / |canonical_anchor|
    # ------------------------------------------------------------------
    print(f"\n=== Step 9: Δ_emp_Wodzicki at each L_max ===")
    print(f"  Δ_emp_W(L) = |B_composite_W(L) - canonical_anchor| / |canonical_anchor|")
    delta_values = {}  # (local)
    for L in L_MAX_SCAN:
        delta = abs(b_composite_values[L] - canonical_anchor) / abs(canonical_anchor)
        delta_values[L] = delta
        print(f"  L_max={L}: Δ_emp_W = {delta:.10e}")

    # ------------------------------------------------------------------
    # 10) Log-log regression for α_composite_Wodzicki + C_emp_Wodzicki
    # ------------------------------------------------------------------
    print(f"\n=== Step 10: log-log regression on {{L_max: Δ_emp_W}} pairs ===")
    L_arr = np.array(L_MAX_SCAN, dtype=np.float64)
    delta_arr = np.array([delta_values[L] for L in L_MAX_SCAN], dtype=np.float64)
    res_w_arr = np.array([res_w_values[L] for L in L_MAX_SCAN], dtype=np.float64)
    hkr_arr = np.array([hkr_values[L] for L in L_MAX_SCAN], dtype=np.float64)
    b_composite_arr = np.array([b_composite_values[L] for L in L_MAX_SCAN], dtype=np.float64)

    alpha_composite_Wodzicki, C_emp_Wodzicki, r_squared = loglog_fit_alpha(L_arr, delta_arr)
    print(f"  α_composite_Wodzicki = {alpha_composite_Wodzicki:.6f}")
    print(f"  C_emp_Wodzicki       = {C_emp_Wodzicki:.6e}")
    print(f"  R² of fit            = {r_squared:.6f}")

    # ------------------------------------------------------------------
    # 11) Worst-case chain-rule cross-check (S91 W9-8 substitution chain Step 3)
    # ------------------------------------------------------------------
    chain_rule = worst_case_chain_rule_check(alpha_composite_Wodzicki)
    print(f"\n=== Step 11: worst-case chain-rule cross-check ===")
    print(f"  α_Wodzicki (theory, Connes 1995 §III at d=4): {chain_rule['alpha_Wodzicki_theory']:.4f}")
    print(f"  α_HKR (theory, cross-pillar Level-2 at d=4) : {chain_rule['alpha_HKR_theory']:.4f}")
    print(f"  lower bound (orthogonal envelopes)          : {chain_rule['lower_bound_orthogonal']:.4f}")
    print(f"  α_observed                                  : {chain_rule['alpha_observed']:.6f}")
    print(f"  Lower-bound satisfied?                      : {chain_rule['lower_bound_satisfied']}")
    print(f"  Structural reading                          : {chain_rule['structural_reading']}")

    # ------------------------------------------------------------------
    # 12) Verdict evaluation (PRE-REGISTERED bands)
    # ------------------------------------------------------------------
    composite, sign_v, mag_v, reg_v = evaluate_gate(alpha_composite_Wodzicki, C_emp_Wodzicki)
    print(f"\n=== Step 12: Verdict ===")
    print(f"  sign_verdict      = {sign_v}  (α ≥ {ALPHA_SUBSTRATE_NATURAL_PREDICTION}: substrate-natural direction)")
    print(f"  magnitude_verdict = {mag_v}")
    print(f"  regime_verdict    = {reg_v}")
    print(f"  composite         = {composite} (collapse per gate-verdicts.md §S87+)")

    # ------------------------------------------------------------------
    # 13) Compute dual-SHA (audit + content)
    # ------------------------------------------------------------------
    audit_sha, content_sha = compute_dual_sha(
        SCRIPT_PATH, CANONICAL_CONSTANTS_PATH, pins)
    print(f"\n=== Step 13: Dual-SHA ===")
    print(f"  audit_sha256   = {audit_sha}")
    print(f"  content_sha256 = {content_sha}")
    print(f"  closure_hash(pins) [cross-check]: {closure_hash(pins)}")

    # ------------------------------------------------------------------
    # 14) Save .npz data file
    # ------------------------------------------------------------------
    np.savez_compressed(
        OUT_NPZ,
        # L_max scan
        L_max_scan=np.array(L_MAX_SCAN, dtype=np.int64),
        # Substrate-IS Wodzicki F-functor outputs
        Res_W_values=res_w_arr,
        # HKR atlas member outputs
        HKR_values=hkr_arr,
        M_FULL_values=np.array([M_FULL_values[L] for L in L_MAX_SCAN], dtype=np.float64),
        M_BARE_values=np.array([M_BARE_values[L] for L in L_MAX_SCAN], dtype=np.float64),
        # Composite bridge map outputs
        B_composite_Wodzicki_values=b_composite_arr,
        # Canonical anchor and deltas
        canonical_anchor=canonical_anchor,
        canonical_anchor_source="§W1-2 NPZ rho_FULL_L14 (CLASS=FULL-MARGINAL-SAT)",
        delta_emp_Wodzicki_values=delta_arr,
        # Log-log regression results
        alpha_composite_Wodzicki=alpha_composite_Wodzicki,
        C_emp_Wodzicki=C_emp_Wodzicki,
        r_squared_loglog=r_squared,
        # Verdict
        verdict_composite=composite,
        verdict_sign=sign_v,
        verdict_magnitude=mag_v,
        verdict_regime=reg_v,
        # Pre-registered thresholds
        ALPHA_PASS_THRESHOLD=ALPHA_PASS_THRESHOLD,
        ALPHA_INFO_THRESHOLD=ALPHA_INFO_THRESHOLD,
        C_EMP_PASS_THRESHOLD=C_EMP_PASS_THRESHOLD,
        C_EMP_INFO_THRESHOLD=C_EMP_INFO_THRESHOLD,
        ALPHA_SUBSTRATE_NATURAL_PREDICTION=ALPHA_SUBSTRATE_NATURAL_PREDICTION,
        # Worst-case chain-rule
        alpha_Wodzicki_theory=chain_rule["alpha_Wodzicki_theory"],
        alpha_HKR_theory=chain_rule["alpha_HKR_theory"],
        lower_bound_orthogonal=chain_rule["lower_bound_orthogonal"],
        lower_bound_satisfied=chain_rule["lower_bound_satisfied"],
        structural_reading=chain_rule["structural_reading"],
        # S91 W9-8 MS∘HKR prior FAIL value (for plot reference)
        alpha_MS_HKR_prior_S91_W9_8=-1.518765,
        # canonical_anchor_choice resolution
        canonical_anchor_choice=class_choice,
        w1_2_audit_sha256=w1_2_audit_sha,
        w1_2_rel_drift=w1_2_rel_drift,
        suffix_tag=suffix_tag,
        # PV identities
        pv_sum_c=sc,
        pv_sum_c_m2=scm2,
        PV_PRIMARY_C=PV_PRIMARY_C,
        PV_PRIMARY_M_DIMLESS=PV_PRIMARY_M_DIMLESS,
        # Cache diagnostics
        N_eigenvalues=np.array([len(spectrum_data[L]["lambdas"]) for L in L_MAX_SCAN], dtype=np.int64),
        n_sectors=np.array([spectrum_data[L]["n_sectors"] for L in L_MAX_SCAN], dtype=np.int64),
        max_level=np.array([spectrum_data[L]["max_level"] for L in L_MAX_SCAN], dtype=np.int64),
        # Canonical pin cross-references
        alpha_canonical_VII_AU_ASYMPTOTIC=alpha_canonical_VII_AU_OP_PROJ_FW_ASYMPTOTIC,
        alpha_sample_VII_AU_PATHWAY_B_L15_22=alpha_sample_VII_AU_OP_PROJ_FW_PATHWAY_B_L15_22,
        # Constants
        tau_fold=tau_fold,
        S_POLE=S_POLE,
        # SHAs
        audit_sha256=audit_sha,
        content_sha256=content_sha,
    )
    print(f"\nSaved .npz data file: {OUT_NPZ}")

    # ------------------------------------------------------------------
    # 15) Diagnostic plot
    # ------------------------------------------------------------------
    make_plot(L_arr, res_w_arr, hkr_arr, b_composite_arr, delta_arr,
              canonical_anchor, alpha_composite_Wodzicki, C_emp_Wodzicki,
              r_squared, alpha_MS_prior=-1.518765)
    print(f"Saved plot: {OUT_PNG}")

    # ------------------------------------------------------------------
    # 16) Verdict line (canonical-form value string)
    # ------------------------------------------------------------------
    value_str = (
        f"alpha_composite_Wodzicki={alpha_composite_Wodzicki:+.6f}_"
        f"C_emp_Wodzicki={C_emp_Wodzicki:+.6e}_"
        f"r_squared_loglog={r_squared:.6f}_"
        f"Res_W_L8={res_w_values[8]:.4e}_"
        f"Res_W_L10={res_w_values[10]:.4e}_"
        f"Res_W_L12={res_w_values[12]:.4e}_"
        f"HKR_L8={hkr_values[8]:.6f}_"
        f"HKR_L10={hkr_values[10]:.6f}_"
        f"HKR_L12={hkr_values[12]:.6f}_"
        f"B_composite_W_L8={b_composite_values[8]:.4e}_"
        f"B_composite_W_L10={b_composite_values[10]:.4e}_"
        f"B_composite_W_L12={b_composite_values[12]:.4e}_"
        f"canonical_anchor={canonical_anchor:.10f}_"
        f"Delta_emp_W_L8={delta_values[8]:.4e}_"
        f"Delta_emp_W_L10={delta_values[10]:.4e}_"
        f"Delta_emp_W_L12={delta_values[12]:.4e}_"
        f"lower_bound_satisfied={chain_rule['lower_bound_satisfied']}_"
        f"structural_reading={chain_rule['structural_reading']}_"
        f"alpha_MS_HKR_prior_S91_W9_8=-1.518765_"
        f"canonical_anchor_choice={class_choice}_"
        f"w1_2_audit_sha={w1_2_audit_sha[:16]}_"
        f"alpha_pass_thr={ALPHA_PASS_THRESHOLD}_"
        f"alpha_info_thr={ALPHA_INFO_THRESHOLD}_"
        f"C_emp_pass_thr={C_EMP_PASS_THRESHOLD}_"
        f"C_emp_info_thr={C_EMP_INFO_THRESHOLD}"
    )
    append_verdict(composite, value_str, audit_sha, content_sha,
                   sign_v, mag_v, reg_v,
                   class_choice, suffix_tag, w1_2_audit_sha)
    print(f"\nAppended canonical verdict line + dual-SHA companion + "
          f"schema-v2 3-tuple + canonical-anchor-choice + "
          f"LEVEL/MACHINERY/BINDING pin rows to:")
    print(f"  {VERDICT_TXT}")

    # ------------------------------------------------------------------
    # 17) Downstream pathway implications
    # ------------------------------------------------------------------
    print(f"\n=== Step 17: Downstream pathway implications ===")
    if composite == "PASS":
        print(f"  W2 §VII.BA Wodzicki-BCS bridge theorem STAGE-1-CANDIDATE →")
        print(f"     STAGE-2 promotion pathway PROCEEDS")
        print(f"  CF-W9-9-1 Wodzicki F-functor M_KK^5 normalization derivation")
        print(f"     INHERITS the substrate-IS α_Wodzicki = 3 envelope verification")
        print(f"  α_s 12.14σ FAIL-recovery pathway OPENED via substrate-natural composite")
    elif composite == "INFO":
        print(f"  W2 §VII.BA pathway PROCEEDS with marginal-recovery caveat")
        print(f"  Level-2 envelope L^(-2) (not L^(-3)) refinement at CF-W9-9-2")
        print(f"  α_s FAIL-recovery: partial recovery (Wodzicki tighter than MS, not full HKR)")
    else:  # FAIL
        print(f"  W2 §VII.BA pathway STALLS")
        print(f"  S92 W2+ adversarial workshop dispatch (connes + mack) on")
        print(f"     composition-closure obstruction")
        print(f"  α_s FAIL-recovery routes to Connes-Karoubi pairing without")
        print(f"     intermediate composition (S93+)")

    return 0


if __name__ == "__main__":
    sys.exit(main())
